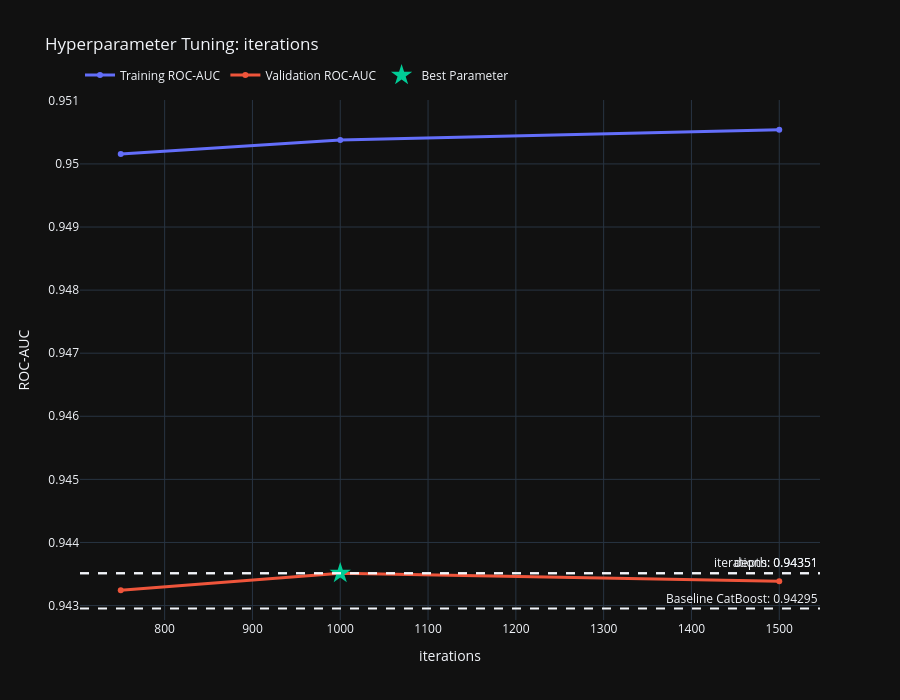

Notebook code cell kept with this figure:
### Code cell
%%time

values = [750, 1000, 1500]

results = test_params(
    ModelClass=CatBoostClassifier,
    param_name="iterations",
    param_values=values,
    param_model=param_model,
    reference_scores=reference_scores,
    **params,
)

### Figure 1 — Plotly figure (JSON) as saved in the notebook; plotly's stock layout.template omitted (floating-point values rounded to 4 significant figures)
{"data": [{"hovertemplate": "iterations: %{x}<br>Training ROC-AUC: %{y:.6f}<extra></extra>", "line": {"width": 3}, "mode": "lines+markers", "name": "Training ROC-AUC", "type": "scatter", "x": [750, 1000, 1500], "y": [0.9502, 0.9504, 0.9505]}, {"hovertemplate": "iterations: %{x}<br>Validation ROC-AUC: %{y:.6f}<extra></extra>", "line": {"width": 3}, "mode": "lines+markers", "name": "Validation ROC-AUC", "type": "scatter", "x": [750, 1000, 1500], "y": [0.9432, 0.9435, 0.9434]}, {"marker": {"size": 16, "symbol": "star"}, "mode": "markers", "name": "Best Parameter", "type": "scatter", "x": [1000], "y": [0.9435]}], "layout": {"annotations": [{"showarrow": false, "text": "Baseline CatBoost: 0.94295", "x": 1, "xanchor": "right", "xref": "x domain", "y": 0.943, "yanchor": "bottom", "yref": "y"}, {"showarrow": false, "text": "depth: 0.94351", "x": 1, "xanchor": "right", "xref": "x domain", "y": 0.9435, "yanchor": "bottom", "yref": "y"}, {"showarrow": false, "text": "iterations: 0.94351", "x": 1, "xanchor": "right", "xref": "x domain", "y": 0.9435, "yanchor": "bottom", "yref": "y"}], "height": 700, "hovermode": "x unified", "legend": {"orientation": "h", "x": 0, "xanchor": "left", "y": 1.02, "yanchor": "bottom"}, "shapes": [{"line": {"dash": "dash"}, "type": "line", "x0": 0, "x1": 1, "xref": "x domain", "y0": 0.943, "y1": 0.943, "yref": "y"}, {"line": {"dash": "dash"}, "type": "line", "x0": 0, "x1": 1, "xref": "x domain", "y0": 0.9435, "y1": 0.9435, "yref": "y"}, {"line": {"dash": "dash"}, "type": "line", "x0": 0, "x1": 1, "xref": "x domain", "y0": 0.9435, "y1": 0.9435, "yref": "y"}], "title": {"text": "Hyperparameter Tuning: iterations"}, "xaxis": {"title": {"text": "iterations"}}, "yaxis": {"title": {"text": "ROC-AUC"}}}}
